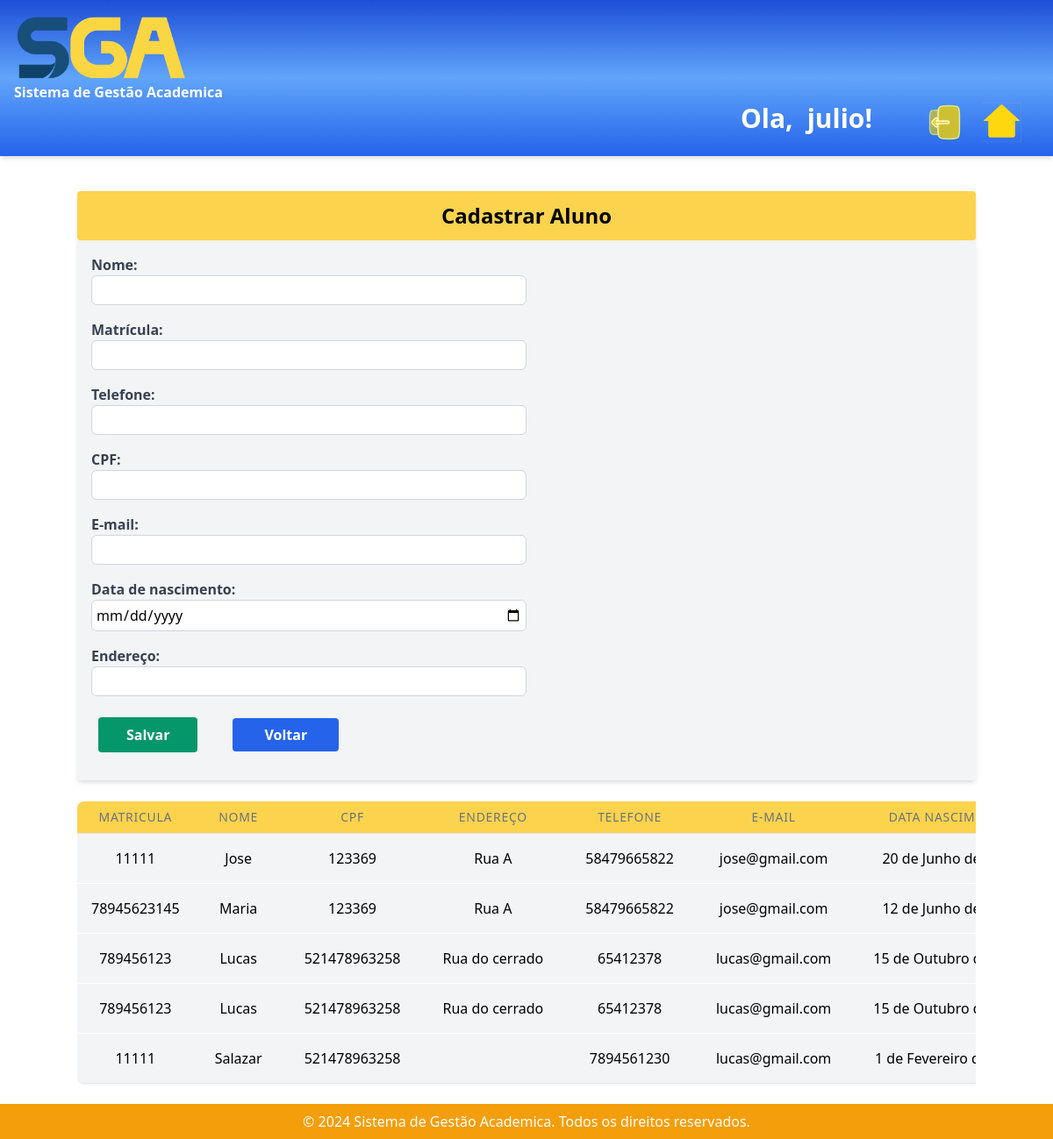
Page /adicionar/ (signed in) on the earlier database version.
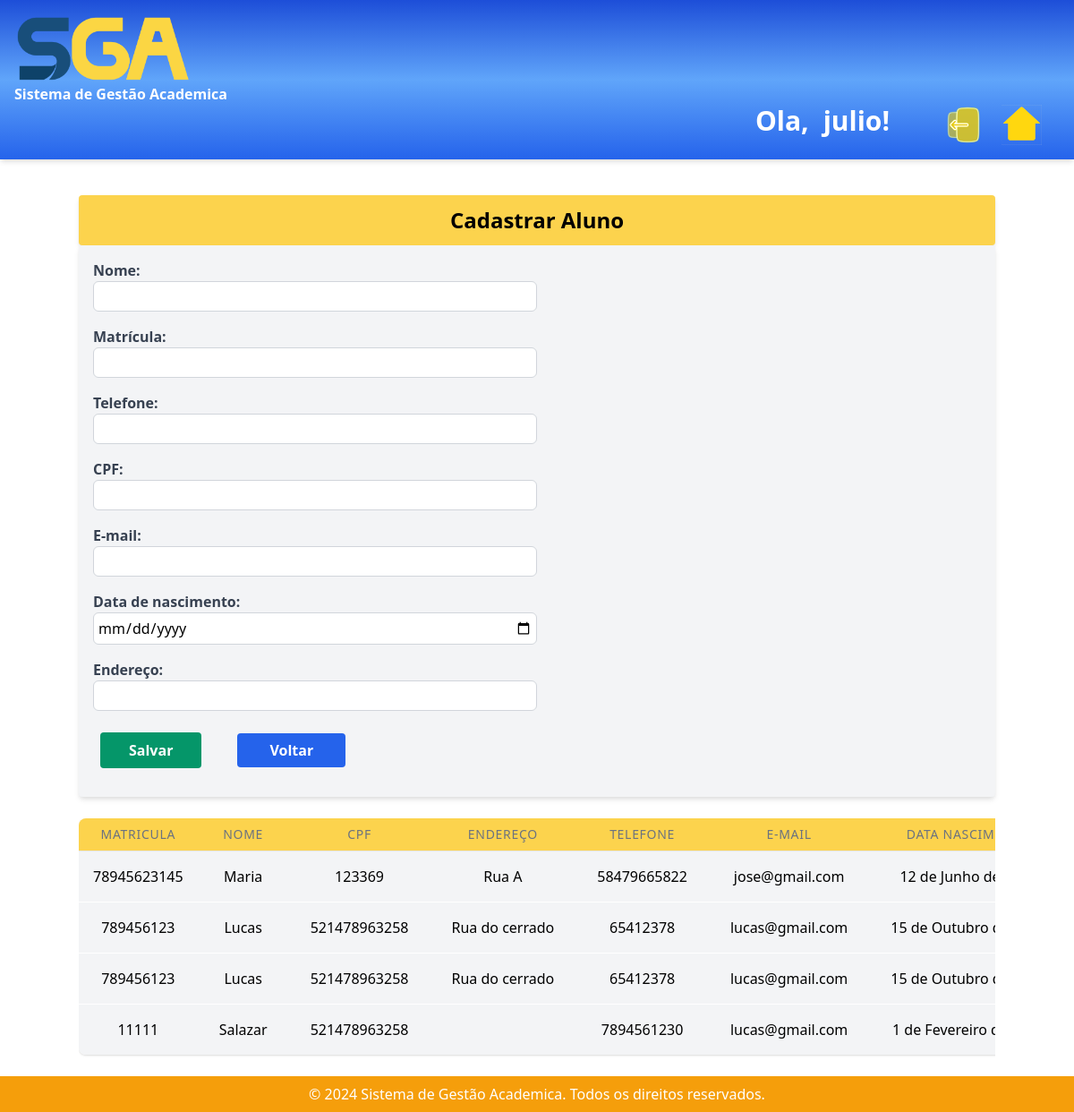
Same page on the later database version.
### sistema_academico/models.py (models this page shows, shortened)
class Aluno(models.Model):
    nome = models.CharField(max_length=100)
    cpf = models.IntegerField()
    endereco = models.CharField(max_length=200)
    telefone = models.CharField(max_length=20, null=True, blank=True)
    email = models.EmailField()
    data_nascimento = models.DateField()
    matricula = models.CharField(max_length=20)

### sistema_academico/views.py (the view, shortened to what this page needs)
# urls.py: path('adicionar/', views.adicionar_aluno, name='adicionar_aluno'),
@login_required(login_url="/")
def adicionar_aluno(request):
    alunos_cursos = Aluno.objects.prefetch_related('matriculas__curso').all()
    alunos = Aluno.objects.all()
    return render(request, 'adicionar_aluno.html', {'alunos_cursos': alunos_cursos})

### sistema_academico/templates/adicionar_aluno.html (shortened to what the changed rows need)
{% extends 'base.html' %}
{% block content %}
<div class="container mx-auto bg-yellow-300 mt-10 mb-0 p-3 shadow-md overflow-hidden sm:rounded">
    <h1 class="text-center font-bold text-2xl">Cadastrar Aluno</h1>
</div>
<div class="container mx-auto">
  <div class="overflow-x-auto">
    <table class="min-w-full divide-y divide-gray-200 bg-white shadow overflow-hidden sm:rounded-lg mb-6">
      <thead class="bg-yellow-300 text-center">
        <tr>
          <th class="px-6 py-3 sm:px-4 sm:py-2 text-xs sm:text-sm font-medium text-gray-500 uppercase tracking-wider">Matricula</th>
          <th class="px-6 py-3 sm:px-4 sm:py-2 text-xs sm:text-sm font-medium text-gray-500 uppercase tracking-wider">Nome</th>
          <th class="px-6 py-3 sm:px-4 sm:py-2 text-xs sm:text-sm font-medium text-gray-500 uppercase tracking-wider">CPF</th>
          <th class="px-6 py-3 sm:px-4 sm:py-2 text-xs sm:text-sm font-medium text-gray-500 uppercase tracking-wider">Endereço</th>
          <th class="px-6 py-3 sm:px-4 sm:py-2 text-xs sm:text-sm font-medium text-gray-500 uppercase tracking-wider">Telefone</th>
          <th class="px-6 py-3 sm:px-4 sm:py-2 text-xs sm:text-sm font-medium text-gray-500 uppercase tracking-wider">E-mail</th>
          <th class="px-6 py-3 sm:px-4 sm:py-2 text-xs sm:text-sm font-medium text-gray-500 uppercase tracking-wider">Data Nascimento</th>
        </tr>
      </thead>
      <tbody class="bg-gray-100 divide-y divide-white text-center">
        {% for aluno in alunos_cursos %}
        <tr>
          <td class="px-6 py-4 sm:px-4 sm:py-2 whitespace-nowrap">{{ aluno.matricula }}</td>
          <td class="px-6 py-6 sm:px-6 sm:py-4 whitespace-nowrap">{{ aluno.nome }}</td>
          <td class="px-6 py-6 sm:px-6 sm:py-4 whitespace-nowrap">{{ aluno.cpf }}</td>
          <td class="px-6 py-6 sm:px-6 sm:py-4 whitespace-nowrap">{{ aluno.endereco }}</td>
          <td class="px-6 py-6 sm:px-6 sm:py-4 whitespace-nowrap">{{ aluno.telefone }}</td>
          <td class="px-6 py-6 sm:px-6 sm:py-4 whitespace-nowrap">{{ aluno.email }}</td>
          <td class="px-6 py-6 sm:px-6 sm:py-4 whitespace-nowrap">{{ aluno.data_nascimento }}</td>
        </tr>
        {% empty %}
        <tr>
          <td colspan="8" class="px-6 py-4 sm:px-4 sm:py-2 whitespace-nowrap">Nenhum Aluno encontrado.</td>
        </tr>
        {% endfor %}
      </tbody>
    </table>
  </div>
</div>
{% endblock %}

Differences in the rows shown:
removed Aluno: matricula "11111", nome "Jose", cpf "123369", endereco "Rua A", telefone "58479665822", email "jose@gmail.com", data_nascimento "20 de Junho…"
